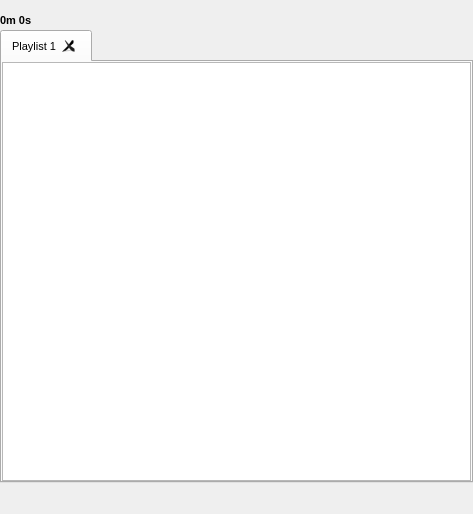
<?xml version="1.0" encoding="UTF-8"?>
<ui version="4.0">
 <class>Playlist_Window</class>
 <widget class="QWidget" name="Playlist_Window">
  <property name="windowModality">
   <enum>Qt::NonModal</enum>
  </property>
  <property name="geometry">
   <rect>
    <x>0</x>
    <y>0</y>
    <width>473</width>
    <height>514</height>
   </rect>
  </property>
  <property name="sizePolicy">
   <sizepolicy hsizetype="Preferred" vsizetype="Preferred">
    <horstretch>0</horstretch>
    <verstretch>0</verstretch>
   </sizepolicy>
  </property>
  <property name="minimumSize">
   <size>
    <width>0</width>
    <height>0</height>
   </size>
  </property>
  <property name="maximumSize">
   <size>
    <width>16516</width>
    <height>16777215</height>
   </size>
  </property>
  <property name="font">
   <font>
    <pointsize>8</pointsize>
   </font>
  </property>
  <property name="windowTitle">
   <string>Form</string>
  </property>
  <property name="toolTip">
   <string/>
  </property>
  <layout class="QGridLayout" name="gridLayout">
   <property name="sizeConstraint">
    <enum>QLayout::SetDefaultConstraint</enum>
   </property>
   <property name="leftMargin">
    <number>0</number>
   </property>
   <property name="topMargin">
    <number>2</number>
   </property>
   <property name="rightMargin">
    <number>0</number>
   </property>
   <property name="bottomMargin">
    <number>0</number>
   </property>
   <property name="spacing">
    <number>3</number>
   </property>
   <item row="4" column="3">
    <widget class="QPushButton" name="btn_numbers">
     <property name="minimumSize">
      <size>
       <width>28</width>
       <height>28</height>
      </size>
     </property>
     <property name="maximumSize">
      <size>
       <width>28</width>
       <height>28</height>
      </size>
     </property>
     <property name="focusPolicy">
      <enum>Qt::StrongFocus</enum>
     </property>
     <property name="toolTip">
      <string>Show numbers in playlist</string>
     </property>
     <property name="text">
      <string/>
     </property>
     <property name="icon">
      <iconset>
       <normaloff>:/icons/numbers.png</normaloff>:/icons/numbers.png</iconset>
     </property>
     <property name="iconSize">
      <size>
       <width>20</width>
       <height>20</height>
      </size>
     </property>
     <property name="checkable">
      <bool>true</bool>
     </property>
     <property name="flat">
      <bool>true</bool>
     </property>
    </widget>
   </item>
   <item row="1" column="0" colspan="4">
    <layout class="QHBoxLayout" name="horizontalLayout">
     <item>
      <widget class="PlaylistTabWidget" name="tw_playlists">
       <property name="tabPosition">
        <enum>QTabWidget::North</enum>
       </property>
       <property name="tabShape">
        <enum>QTabWidget::Rounded</enum>
       </property>
       <property name="currentIndex">
        <number>0</number>
       </property>
       <property name="tabsClosable">
        <bool>true</bool>
       </property>
       <widget class="QWidget" name="tab_pl1">
        <attribute name="title">
         <string>Playlist 1</string>
        </attribute>
        <layout class="QGridLayout" name="gridLayout_2">
         <property name="leftMargin">
          <number>0</number>
         </property>
         <property name="topMargin">
          <number>0</number>
         </property>
         <property name="rightMargin">
          <number>0</number>
         </property>
         <property name="bottomMargin">
          <number>0</number>
         </property>
         <property name="spacing">
          <number>0</number>
         </property>
         <item row="0" column="0">
          <widget class="PlaylistView" name="listView">
           <property name="sizePolicy">
            <sizepolicy hsizetype="Preferred" vsizetype="MinimumExpanding">
             <horstretch>0</horstretch>
             <verstretch>0</verstretch>
            </sizepolicy>
           </property>
           <property name="minimumSize">
            <size>
             <width>200</width>
             <height>0</height>
            </size>
           </property>
           <property name="maximumSize">
            <size>
             <width>167721</width>
             <height>16777215</height>
            </size>
           </property>
           <property name="focusPolicy">
            <enum>Qt::StrongFocus</enum>
           </property>
           <property name="horizontalScrollBarPolicy">
            <enum>Qt::ScrollBarAlwaysOff</enum>
           </property>
           <property name="editTriggers">
            <set>QAbstractItemView::NoEditTriggers</set>
           </property>
           <property name="tabKeyNavigation">
            <bool>true</bool>
           </property>
           <property name="alternatingRowColors">
            <bool>true</bool>
           </property>
           <property name="selectionMode">
            <enum>QAbstractItemView::ExtendedSelection</enum>
           </property>
           <property name="selectionBehavior">
            <enum>QAbstractItemView::SelectRows</enum>
           </property>
          </widget>
         </item>
        </layout>
       </widget>
      </widget>
     </item>
    </layout>
   </item>
   <item row="4" column="0">
    <layout class="QHBoxLayout" name="horizontalLayout_2">
     <item>
      <widget class="QPushButton" name="btn_rep1">
       <property name="minimumSize">
        <size>
         <width>28</width>
         <height>28</height>
        </size>
       </property>
       <property name="maximumSize">
        <size>
         <width>28</width>
         <height>28</height>
        </size>
       </property>
       <property name="focusPolicy">
        <enum>Qt::StrongFocus</enum>
       </property>
       <property name="toolTip">
        <string>Repeat 1</string>
       </property>
       <property name="text">
        <string/>
       </property>
       <property name="icon">
        <iconset>
         <normaloff>:/icons/rep1.png</normaloff>:/icons/rep1.png</iconset>
       </property>
       <property name="iconSize">
        <size>
         <width>20</width>
         <height>20</height>
        </size>
       </property>
       <property name="shortcut">
        <string>Enter</string>
       </property>
       <property name="checkable">
        <bool>true</bool>
       </property>
       <property name="flat">
        <bool>true</bool>
       </property>
      </widget>
     </item>
     <item>
      <widget class="QPushButton" name="btn_repAll">
       <property name="minimumSize">
        <size>
         <width>28</width>
         <height>28</height>
        </size>
       </property>
       <property name="maximumSize">
        <size>
         <width>28</width>
         <height>28</height>
        </size>
       </property>
       <property name="focusPolicy">
        <enum>Qt::StrongFocus</enum>
       </property>
       <property name="toolTip">
        <string>Repeat All</string>
       </property>
       <property name="text">
        <string/>
       </property>
       <property name="icon">
        <iconset>
         <normaloff>:/icons/repAll.png</normaloff>:/icons/repAll.png</iconset>
       </property>
       <property name="iconSize">
        <size>
         <width>20</width>
         <height>20</height>
        </size>
       </property>
       <property name="shortcut">
        <string>Enter</string>
       </property>
       <property name="checkable">
        <bool>true</bool>
       </property>
       <property name="flat">
        <bool>true</bool>
       </property>
      </widget>
     </item>
     <item>
      <widget class="QPushButton" name="btn_shuffle">
       <property name="minimumSize">
        <size>
         <width>28</width>
         <height>28</height>
        </size>
       </property>
       <property name="maximumSize">
        <size>
         <width>28</width>
         <height>28</height>
        </size>
       </property>
       <property name="focusPolicy">
        <enum>Qt::StrongFocus</enum>
       </property>
       <property name="toolTip">
        <string>Shuffle</string>
       </property>
       <property name="text">
        <string/>
       </property>
       <property name="icon">
        <iconset>
         <normaloff>:/icons/shuffle.png</normaloff>:/icons/shuffle.png</iconset>
       </property>
       <property name="iconSize">
        <size>
         <width>20</width>
         <height>20</height>
        </size>
       </property>
       <property name="shortcut">
        <string>Enter</string>
       </property>
       <property name="checkable">
        <bool>true</bool>
       </property>
       <property name="flat">
        <bool>true</bool>
       </property>
      </widget>
     </item>
     <item>
      <widget class="QPushButton" name="btn_append">
       <property name="minimumSize">
        <size>
         <width>28</width>
         <height>28</height>
        </size>
       </property>
       <property name="maximumSize">
        <size>
         <width>28</width>
         <height>28</height>
        </size>
       </property>
       <property name="focusPolicy">
        <enum>Qt::StrongFocus</enum>
       </property>
       <property name="toolTip">
        <string>Append when adding new tracks</string>
       </property>
       <property name="text">
        <string/>
       </property>
       <property name="icon">
        <iconset>
         <normaloff>:/icons/append.png</normaloff>:/icons/append.png</iconset>
       </property>
       <property name="iconSize">
        <size>
         <width>20</width>
         <height>20</height>
        </size>
       </property>
       <property name="shortcut">
        <string>Enter</string>
       </property>
       <property name="checkable">
        <bool>true</bool>
       </property>
       <property name="flat">
        <bool>true</bool>
       </property>
      </widget>
     </item>
     <item>
      <widget class="QPushButton" name="btn_dynamic">
       <property name="minimumSize">
        <size>
         <width>28</width>
         <height>28</height>
        </size>
       </property>
       <property name="maximumSize">
        <size>
         <width>28</width>
         <height>28</height>
        </size>
       </property>
       <property name="focusPolicy">
        <enum>Qt::StrongFocus</enum>
       </property>
       <property name="toolTip">
        <string>Dynamic playing</string>
       </property>
       <property name="text">
        <string/>
       </property>
       <property name="icon">
        <iconset>
         <normaloff>:/icons/dynamic.png</normaloff>:/icons/dynamic.png</iconset>
       </property>
       <property name="iconSize">
        <size>
         <width>20</width>
         <height>20</height>
        </size>
       </property>
       <property name="shortcut">
        <string>Enter</string>
       </property>
       <property name="checkable">
        <bool>true</bool>
       </property>
       <property name="flat">
        <bool>true</bool>
       </property>
      </widget>
     </item>
     <item>
      <widget class="QPushButton" name="btn_gapless">
       <property name="minimumSize">
        <size>
         <width>28</width>
         <height>28</height>
        </size>
       </property>
       <property name="maximumSize">
        <size>
         <width>28</width>
         <height>28</height>
        </size>
       </property>
       <property name="focusPolicy">
        <enum>Qt::StrongFocus</enum>
       </property>
       <property name="toolTip">
        <string>Gapless playback</string>
       </property>
       <property name="text">
        <string/>
       </property>
       <property name="icon">
        <iconset>
         <normaloff>:/icons/gapless.png</normaloff>:/icons/gapless.png</iconset>
       </property>
       <property name="iconSize">
        <size>
         <width>20</width>
         <height>20</height>
        </size>
       </property>
       <property name="shortcut">
        <string>Enter</string>
       </property>
       <property name="checkable">
        <bool>true</bool>
       </property>
       <property name="flat">
        <bool>true</bool>
       </property>
      </widget>
     </item>
    </layout>
   </item>
   <item row="0" column="3">
    <widget class="QPushButton" name="btn_clear">
     <property name="minimumSize">
      <size>
       <width>24</width>
       <height>24</height>
      </size>
     </property>
     <property name="maximumSize">
      <size>
       <width>26</width>
       <height>26</height>
      </size>
     </property>
     <property name="focusPolicy">
      <enum>Qt::StrongFocus</enum>
     </property>
     <property name="toolTip">
      <string>Clear Playlist</string>
     </property>
     <property name="text">
      <string/>
     </property>
     <property name="icon">
      <iconset>
       <normaloff>:/icons/broom.png</normaloff>:/icons/broom.png</iconset>
     </property>
     <property name="iconSize">
      <size>
       <width>24</width>
       <height>24</height>
      </size>
     </property>
     <property name="flat">
      <bool>true</bool>
     </property>
    </widget>
   </item>
   <item row="4" column="1">
    <spacer name="horizontalSpacer">
     <property name="orientation">
      <enum>Qt::Horizontal</enum>
     </property>
     <property name="sizeHint" stdset="0">
      <size>
       <width>40</width>
       <height>20</height>
      </size>
     </property>
    </spacer>
   </item>
   <item row="0" column="0">
    <layout class="QHBoxLayout" name="horizontalLayout_3">
     <item>
      <widget class="QLabel" name="lab_totalTime">
       <property name="sizePolicy">
        <sizepolicy hsizetype="MinimumExpanding" vsizetype="Preferred">
         <horstretch>0</horstretch>
         <verstretch>0</verstretch>
        </sizepolicy>
       </property>
       <property name="minimumSize">
        <size>
         <width>0</width>
         <height>25</height>
        </size>
       </property>
       <property name="maximumSize">
        <size>
         <width>1000</width>
         <height>16777215</height>
        </size>
       </property>
       <property name="font">
        <font>
         <weight>75</weight>
         <bold>true</bold>
        </font>
       </property>
       <property name="text">
        <string notr="true">0m 0s</string>
       </property>
       <property name="alignment">
        <set>Qt::AlignBottom|Qt::AlignLeading|Qt::AlignLeft</set>
       </property>
      </widget>
     </item>
    </layout>
   </item>
   <item row="0" column="2">
    <widget class="QPushButton" name="btn_new_tab">
     <property name="minimumSize">
      <size>
       <width>24</width>
       <height>24</height>
      </size>
     </property>
     <property name="maximumSize">
      <size>
       <width>26</width>
       <height>26</height>
      </size>
     </property>
     <property name="toolTip">
      <string>Create new Playlist</string>
     </property>
     <property name="text">
      <string/>
     </property>
     <property name="icon">
      <iconset>
       <normaloff>:/icons/plus.png</normaloff>:/icons/plus.png</iconset>
     </property>
     <property name="iconSize">
      <size>
       <width>16</width>
       <height>16</height>
      </size>
     </property>
     <property name="flat">
      <bool>true</bool>
     </property>
    </widget>
   </item>
  </layout>
 </widget>
 <customwidgets>
  <customwidget>
   <class>PlaylistView</class>
   <extends>QListView</extends>
   <header>GUI/playlist/view/PlaylistView.h</header>
  </customwidget>
  <customwidget>
   <class>PlaylistTabWidget</class>
   <extends>QTabWidget</extends>
   <header>GUI/playlist/PlaylistTabWidget.h</header>
   <container>1</container>
  </customwidget>
 </customwidgets>
 <resources/>
 <connections/>
</ui>
